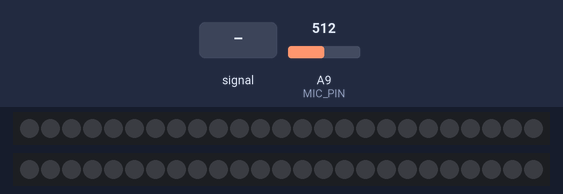
The sketch below on a simulated Arduino Mega 2560, built with avr-gcc and run on an emulated ATmega2560. On the bench: 2 × 25 RGB LEDs in strip order, left to right. The test bench sets the inputs (shaded band); at power-on: A9 (MIC_PIN) = 512.

Above: at 1.2 s.
1.3 s: A9 (MIC_PIN) fed a 200 Hz sine of ±81 counts around its level
At 2.3 s:
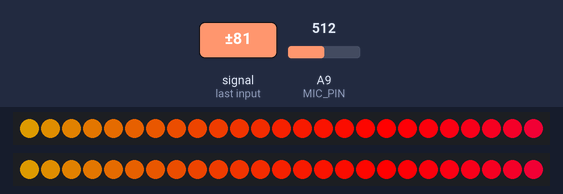
Timing chart, 0 to 4.3 s (numbered marks = the images above; inputs shaded):
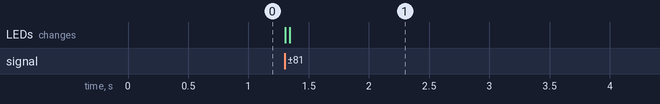

Measured:
- after the input at 1.3 s, the LEDs: first change at once (image 1 shows a later state)

The sketch:

flora.ino
```cpp
// (licence header left out)
#include <Adafruit_NeoPixel.h>


#define N_PIXELS  25 // Number of pixels in strand
#define MIC_PIN   A9  // Microphone is attached to this analog pin
#define LED_PIN    6 // NeoPixel LED strand is connected to this pin
#define LED_PIN2   0
#define DC_OFFSET  0  // DC offset in mic signal - if unusure, leave 0
#define NOISE     10  // Noise/hum/interference in mic signal
#define SAMPLES   60  // Length of buffer for dynamic level adjustment
#define TOP       (N_PIXELS + 2) // Allow dot to go slightly off scale
#define PEAK_FALL 40  // Rate of peak falling dot

byte
  peak      = 0,      // Used for falling dot
  dotCount  = 0,      // Frame counter for delaying dot-falling speed
  volCount  = 0;      // Frame counter for storing past volume data
int
  vol[SAMPLES],       // Collection of prior volume samples
  lvl       = 10,      // Current "dampened" audio level
  minLvlAvg = 0,      // For dynamic adjustment of graph low & high
  maxLvlAvg =1023;
Adafruit_NeoPixel strip = Adafruit_NeoPixel(N_PIXELS, LED_PIN, NEO_GRB + NEO_KHZ800);
Adafruit_NeoPixel strip2 = Adafruit_NeoPixel(N_PIXELS, LED_PIN2, NEO_GRB + NEO_KHZ800);

void setup() {


  // This is only needed on 5V Arduinos (Uno, Leonardo, etc.).
  // Connect 3.3V to mic AND TO AREF ON ARDUINO and enable this
  // line.  Audio samples are 'cleaner' at 3.3V.
  // COMMENT OUT THIS LINE FOR 3.3V ARDUINOS (FLORA, ETC.):
//  analogReference(EXTERNAL);

  memset(vol, 0, sizeof(vol));
  strip.begin();
  strip2.begin();

}

void loop() {


  uint8_t  i;
  uint16_t minLvl, maxLvl;
  int      n, height;

  n   = analogRead(MIC_PIN);                        // Raw reading from mic
  n   = abs(n - 512 - DC_OFFSET); // Center on zero
  n   = (n <= NOISE) ? 0 : (n - NOISE);             // Remove noise/hum

  lvl = ((lvl * 7) + n) >> 3;    // "Dampened" reading (else looks twitchy)

  // Calculate bar height based on dynamic min/max levels (fixed point):
  height = TOP * (lvl - minLvlAvg) / (long)(maxLvlAvg - minLvlAvg);

  if(height < 0)       height = 0;      // Clip output
  else if(height > TOP) height = TOP;
//  if(height > peak)     peak   = height; // Keep 'peak' dot at top


  // Color pixels based on rainbow gradient
  for(i=0; i<N_PIXELS; i++) {
    if(i >= height){
    strip.setPixelColor(i,   0,   0, 0);
    strip2.setPixelColor(i,   0,   0, 0);

    }else{
      strip.setPixelColor(i,Wheel(map(i,0,strip.numPixels()-1,50,100)));
      strip2.setPixelColor(i,Wheel2(map(i,0,strip2.numPixels()-1,50,100)));
    }
  }

  // Draw peak dot  （）
//  if(peak > 0 && peak <= N_PIXELS-1) {
//    strip.setPixelColor(peak,Wheel(map(peak,0,strip.numPixels()-1,0,0)));
//    strip2.setPixelColor(peak,Wheel2(map(peak,0,strip2.numPixels()-1,100,110)));
//  }

   strip.show(); // Update strip
   strip2.show(); // Update strip


// Every few frames, make the peak pixel drop by 1:

//    if(++dotCount >= PEAK_FALL) { //fall rate
//
//      if(peak > 0) peak--;
//      dotCount = 0;
//    }

//  vol[volCount] = n;
  Serial.println(n);

//  // Save sample for dynamic leveling
//  if(++volCount >= SAMPLES) volCount = 0; // Advance/rollover sample counter

  // Get volume range of prior frames
  minLvl = maxLvl = vol[0];
  for(i=1; i<SAMPLES; i++) {
    if(vol[i] < minLvl)      minLvl = vol[i];
    else if(vol[i] > maxLvl) maxLvl = vol[i];
  }
  // minLvl and maxLvl indicate the volume range over prior frames, used
  // for vertically scaling the output graph (so it looks interesting
  // regardless of volume level).  If they're too close together though
  // (e.g. at very low volume levels) the graph becomes super coarse
  // and 'jumpy'...so keep some minimum distance between them (this
  // also lets the graph go to zero when no sound is playing):
  if((maxLvl - minLvl) < TOP) maxLvl = minLvl + TOP;
  minLvlAvg = (minLvlAvg * 63 + minLvl) >> 6; // Dampen min/max levels
  maxLvlAvg = (maxLvlAvg * 63 + maxLvl) >> 6; // (fake rolling average)

}

// Input a value 0 to 255 to get a color value.
// The colors are a transition r - g - b - back to r.
uint32_t Wheel(byte WheelPos) {
  if(WheelPos < 85) {
    return strip.Color(WheelPos * 3, 255 - WheelPos * 3, 0);
    //strip2.Color(WheelPos * 3, 255 - WheelPos * 3, 0);
    //return;


  } else if(WheelPos < 170) {
   WheelPos -= 85;
    return strip.Color(255 - WheelPos * 3, 0, WheelPos * 3);
    //strip2.Color(255 - WheelPos * 3, 0, WheelPos * 3);
    //return;

  } else {
   WheelPos -= 170;
   return strip.Color(0, WheelPos * 3, 255 - WheelPos * 3);
   //strip2.Color(0, WheelPos * 3, 255 - WheelPos * 3);
   //return;

  }
}

uint32_t Wheel2(byte WheelPos) {
  if(WheelPos < 85) {
    //return strip.Color(WheelPos * 3, 255 - WheelPos * 3, 0);
    return strip2.Color(WheelPos * 3, 255 - WheelPos * 3, 0);
    //return;


  } else if(WheelPos < 170) {
   WheelPos -= 85;
    //return strip.Color(255 - WheelPos * 3, 0, WheelPos * 3);
    return strip2.Color(255 - WheelPos * 3, 0, WheelPos * 3);
    //return;

  } else {
   WheelPos -= 170;
   //return strip.Color(0, WheelPos * 3, 255 - WheelPos * 3);
   return strip2.Color(0, WheelPos * 3, 255 - WheelPos * 3);
   //return;

  }
}
```
